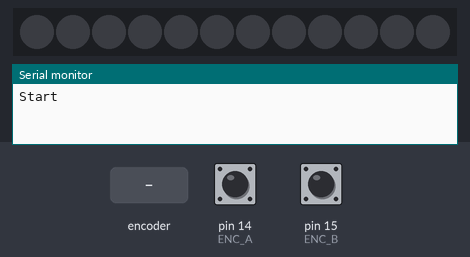
Simulated run of this sketch. Board: Arduino Uno, built with avr-gcc and run on an emulated ATmega328P. Parts: 12 RGB LEDs in strip order, left to right, the last lines printed to the serial monitor. Inputs (shaded band) come from the test bench; at power-on: pin 14 (ENC_A) HIGH, pin 15 (ENC_B) HIGH. Dim RGB values are drawn brighter than linear.

Above: at 1.2 s.
1.3 s: rotary encoder on pin 14 (ENC_A) / pin 15 (ENC_B) turned 3 steps (first pin leading)
At 2.6 s:
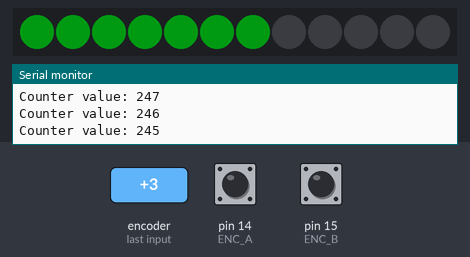
3.4 s: rotary encoder on pin 14 (ENC_A) / pin 15 (ENC_B) turned 1 step (first pin leading)
5.1 s: rotary encoder on pin 14 (ENC_A) / pin 15 (ENC_B) turned 1 step (first pin leading)
6.8 s: rotary encoder on pin 14 (ENC_A) / pin 15 (ENC_B) turned 3 steps (first pin leading)
8.9 s: rotary encoder on pin 14 (ENC_A) / pin 15 (ENC_B) turned 3 steps (first pin leading)
At 9.9 s:
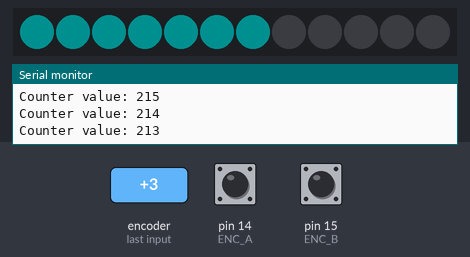
11.0 s: rotary encoder on pin 14 (ENC_A) / pin 15 (ENC_B) turned 3 steps (first pin leading)
Timing chart, 0 to 14.0 s (numbered marks = the images above; inputs shaded):
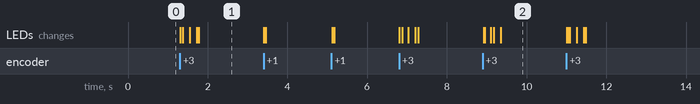

Measured:
- after the input at 1.3 s, the LEDs: first change at once (image 1 shows a later state)

The sketch:

roto-bright.ino
```cpp
/* Rotary encoder read example */
#include <Adafruit_NeoPixel.h>
#define ENC_A 14
#define ENC_B 15
#define ENC_PORT PINC
#define PIN 6

Adafruit_NeoPixel strip = Adafruit_NeoPixel(12, PIN, NEO_GRB + NEO_KHZ800);

void setup()
{
  //led stuff
  strip.begin();
  strip.setBrightness(30); //adjust brightness here
  strip.show(); // Initialize all pixels to 'off'

  /* Setup encoder pins as inputs */
  pinMode(ENC_A, INPUT);
  digitalWrite(ENC_A, HIGH);
  pinMode(ENC_B, INPUT);
  digitalWrite(ENC_B, HIGH);
  Serial.begin (115200);
  Serial.println("Start");
}

void loop()
{
 static uint8_t counter = 0;      //this variable will be changed by encoder input
 int8_t tmpdata;
 /**/
  tmpdata = read_encoder();
  if( tmpdata ) {
    Serial.print("Counter value: ");
    Serial.println(counter, DEC);
    counter += tmpdata;
    for(int pixel=0; pixel<=6; pixel++)
    {
        strip.setPixelColor(pixel, Wheel((counter) & 255));
        strip.show();
    }
  }
}

/* returns change in encoder state (-1,0,1) */
int8_t read_encoder()
{
  static int8_t enc_states[] = {0,-1,1,0,1,0,0,-1,-1,0,0,1,0,1,-1,0};
  static uint8_t old_AB = 0;
  /**/
  old_AB <<= 2;                   //remember previous state
  old_AB |= ( ENC_PORT & 0x03 );  //add current state
  return ( enc_states[( old_AB & 0x0f )]);
}

uint32_t Wheel(byte WheelPos) {
  if(WheelPos < 85) {
   return strip.Color(WheelPos * 3, 255 - WheelPos * 3, 0);
  } else if(WheelPos < 170) {
   WheelPos -= 85;
   return strip.Color(255 - WheelPos * 3, 0, WheelPos * 3);
  } else {
   WheelPos -= 170;
   return strip.Color(0, WheelPos * 3, 255 - WheelPos * 3);
  }
}
```
